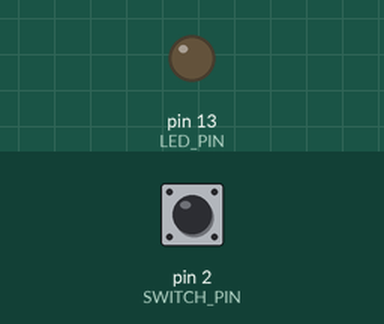
Simulated run of this sketch. Board: Arduino Uno, built with avr-gcc and run on an emulated ATmega328P. Shown: output pins drawn as LEDs (lit = HIGH). Inputs (shaded band) come from the test bench; at power-on: pin 2 (SWITCH_PIN) HIGH. Sleep ends after the set time or at an interrupt.

Above: at 1.2 s.
1.3 s: pin 2 (SWITCH_PIN) pulled LOW for 0.15 s
Timing chart, 0 to 4.3 s (numbered marks = the images above; inputs shaded):
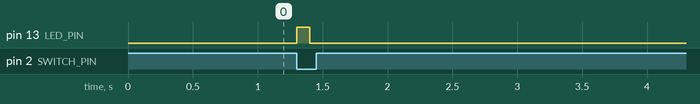

Measured:
- after the input at 1.3 s, pin 13 (LED_PIN): LOW → HIGH at once, → LOW 0.10 s later

The sketch:

Exercise_4_Blinking.ino
```cpp
#define F_CPU 16000000UL
#include <avr/io.h>
#include <avr/interrupt.h>
#include <avr/sleep.h>
#include <util/delay.h>

#define LED_PIN PB5     // Onboard LED (D13)
#define SWITCH_PIN PD2  // INT0-pin (D2)

ISR(INT0_vect)
{
  // MCU wakes up → blink LED briefly
  PORTB |=  (1 << LED_PIN);   // LED aan
  _delay_ms(100);             // 0.1 s delay
  PORTB &= ~(1 << LED_PIN);   // LED uit
}

void setup() {
  // --- LED ---
  DDRB  |=  (1 << LED_PIN);
  PORTB &= ~(1 << LED_PIN);

  // --- Switch (PD2 / INT0) ---
  DDRD  &= ~(1 << SWITCH_PIN);   // Input
  PORTD |=  (1 << SWITCH_PIN);   // Enable internal pull-up

  // --- Externe interrupt (INT0) ---
  EICRA |=  (1 << ISC01);  // Falling edge triggers interrupt
  EICRA &= ~(1 << ISC00);
  EIMSK |=  (1 << INT0);   // Enable INT0 interrupt

  // --- Power reduction (bespaar energie) ---
  PRR = (1 << PRTWI) | (1 << PRTIM0) | (1 << PRTIM1) |
        (1 << PRTIM2) | (1 << PRSPI) | (1 << PRADC);

  // --- Sleep mode setup ---
  set_sleep_mode(SLEEP_MODE_PWR_DOWN);  // Deep sleep
  sleep_enable();

  sei();  // Enable global interrupts
}

void loop() {
  sleep_cpu();  // MCU slaapt tot switch een interrupt veroorzaakt
  // Na ISR gaat hij terug naar deze loop → slaapt weer verder
}
```
